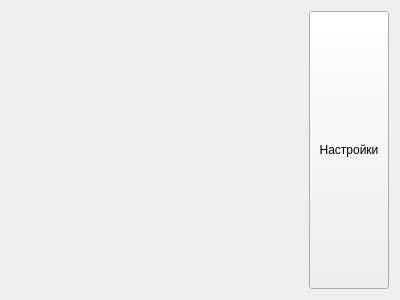
<?xml version="1.0" encoding="UTF-8"?>
<ui version="4.0">
 <class>Mform</class>
 <widget class="QWidget" name="Mform">
  <property name="geometry">
   <rect>
    <x>0</x>
    <y>0</y>
    <width>400</width>
    <height>300</height>
   </rect>
  </property>
  <property name="sizePolicy">
   <sizepolicy hsizetype="Expanding" vsizetype="Expanding">
    <horstretch>0</horstretch>
    <verstretch>0</verstretch>
   </sizepolicy>
  </property>
  <property name="windowTitle">
   <string>Form</string>
  </property>
  <layout class="QVBoxLayout" name="verticalLayout">
   <item>
    <layout class="QVBoxLayout" name="widlayout"/>
   </item>
   <item>
    <layout class="QHBoxLayout" name="horizontalLayout">
     <item>
      <spacer name="horizontalSpacer">
       <property name="orientation">
        <enum>Qt::Horizontal</enum>
       </property>
       <property name="sizeHint" stdset="0">
        <size>
         <width>40</width>
         <height>20</height>
        </size>
       </property>
      </spacer>
     </item>
     <item>
      <widget class="QPushButton" name="pushButton">
       <property name="sizePolicy">
        <sizepolicy hsizetype="Minimum" vsizetype="Minimum">
         <horstretch>0</horstretch>
         <verstretch>0</verstretch>
        </sizepolicy>
       </property>
       <property name="text">
        <string>Настройки</string>
       </property>
      </widget>
     </item>
    </layout>
   </item>
  </layout>
 </widget>
 <resources/>
 <connections/>
</ui>
